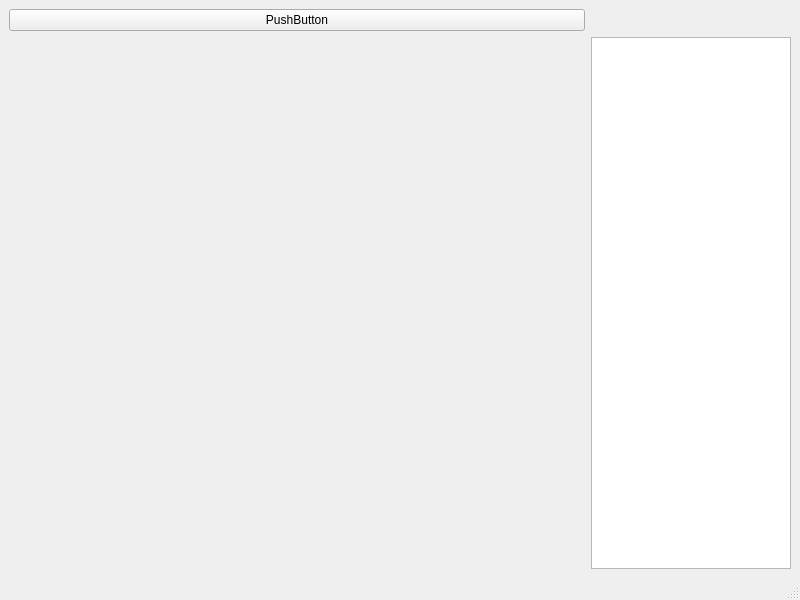
<?xml version="1.0" encoding="UTF-8"?>
<ui version="4.0">
 <class>MainWindow</class>
 <widget class="QMainWindow" name="MainWindow">
  <property name="geometry">
   <rect>
    <x>0</x>
    <y>0</y>
    <width>800</width>
    <height>600</height>
   </rect>
  </property>
  <property name="windowTitle">
   <string>MainWindow</string>
  </property>
  <widget class="QWidget" name="centralwidget">
   <layout class="QGridLayout" name="gridLayout">
    <item row="0" column="0">
     <widget class="QPushButton" name="pushButton">
      <property name="text">
       <string>PushButton</string>
      </property>
     </widget>
    </item>
    <item row="1" column="0">
     <widget class="QWidget" name="mplwindow" native="true">
      <property name="sizePolicy">
       <sizepolicy hsizetype="Expanding" vsizetype="Preferred">
        <horstretch>0</horstretch>
        <verstretch>0</verstretch>
       </sizepolicy>
      </property>
      <layout class="QVBoxLayout" name="mplvl"/>
     </widget>
    </item>
    <item row="1" column="1">
     <widget class="QListWidget" name="mplfigs">
      <property name="sizePolicy">
       <sizepolicy hsizetype="Maximum" vsizetype="Expanding">
        <horstretch>0</horstretch>
        <verstretch>0</verstretch>
       </sizepolicy>
      </property>
      <property name="maximumSize">
       <size>
        <width>200</width>
        <height>16777215</height>
       </size>
      </property>
     </widget>
    </item>
   </layout>
  </widget>
  <widget class="QMenuBar" name="menubar">
   <property name="geometry">
    <rect>
     <x>0</x>
     <y>0</y>
     <width>800</width>
     <height>21</height>
    </rect>
   </property>
  </widget>
  <widget class="QStatusBar" name="statusbar"/>
 </widget>
 <resources/>
 <connections/>
</ui>
